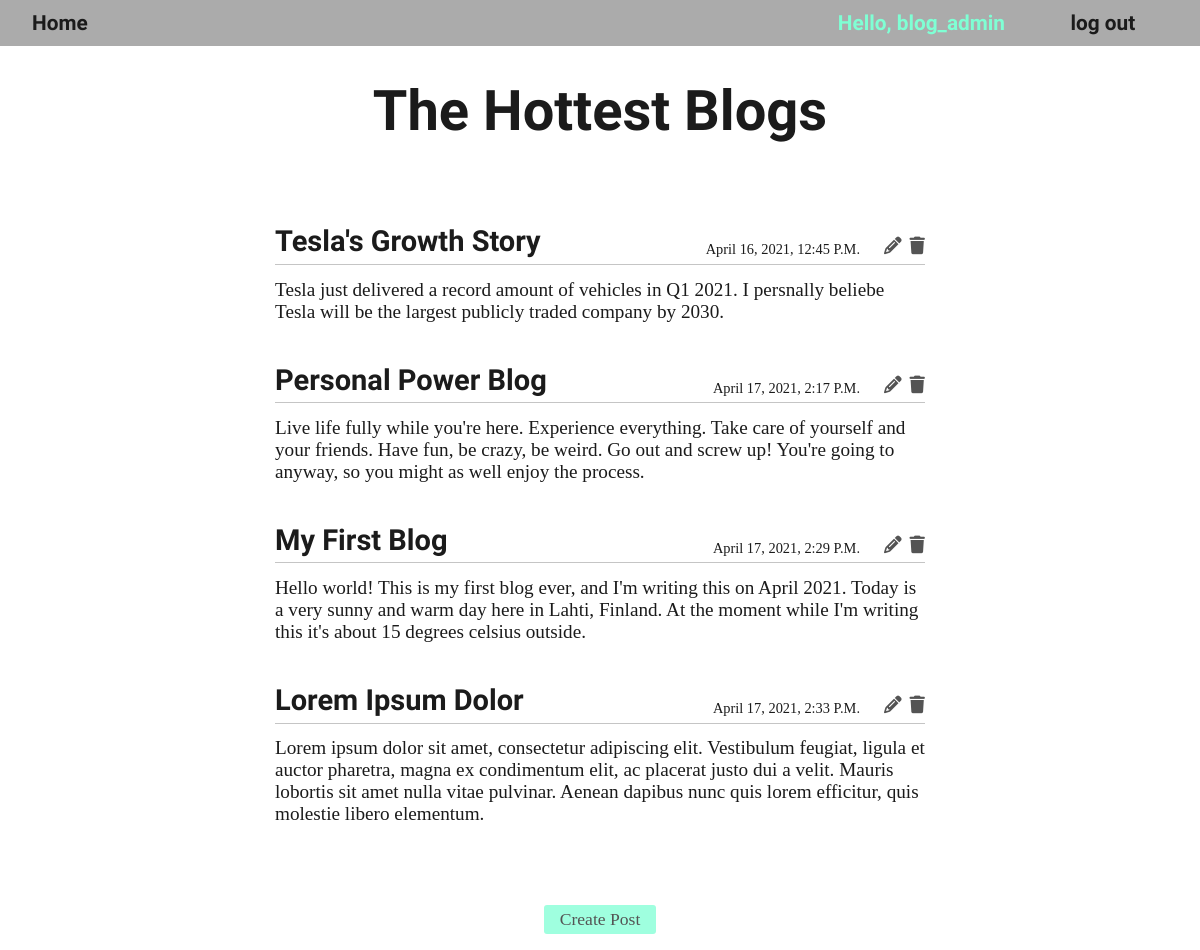
The app's page / (signed in) with its own data.
### blogs/models.py (models this page shows)
class BlogPost(models.Model):
    title = models.CharField(max_length=50)
    text = models.TextField(max_length=300)
    date_added = models.DateTimeField(auto_now_add=True)
    def __str__(self):
        return self.title

### blogs/views.py (the view)
# urls.py: path('', views.index, name='index'),
def index(request):
    blog_posts = BlogPost.objects.order_by('date_added')
    context = {'blog_posts': blog_posts}
    return render(request, 'blogs/index.html', context)

### templates/blogs/index.html (shortened to what this page needs)
{% extends 'base.html' %}
{% block content %}
    <div class="title-container">
        <h1>The Hottest Blogs</h1>
    </div>
    <div class="blog-items-container">
        {% for blog_post in blog_posts %}
        <div class="blog-item-container">
            <div class="blog-item-header">
                <div class="blog-header-right">
                    <h3>{{ blog_post }}</h3>
                    <p class="blog-timestamp">{{ blog_post.date_added }}</p>
                </div>
                <div class="blog-header-left">
                    <a href="{% url 'blogs:edit_blog' blog_post.id %}"><i class="fas fa-pencil-alt edit"></i></a>
                    <a href="{% url 'blogs:delete_blog' blog_post.id %}"><i class="fas fa-trash delete"></i></a>
                </div>
            </div>
            <div class="blog-item-text">
                {{ blog_post.text }}
            </div>
        </div>
        {% empty %}
            <h3>No posts have been posted yet.</h3>
        {% endfor %}
    </div>
    <div class="blog-items-footer">
        <a href="{% url 'blogs:new_blog' %}" class="btn">Create post</a>
    </div>
{% endblock content %}

### templates/base.html (shortened to what this page needs)
{% load static %}
<!DOCTYPE html>
<html lang="en">
<head>
    <link rel="stylesheet" href="{% static './css/styles.css' %}">
</head>
<body>
    <div class="navbar">
        <ul class="nav-links">
            <li>
                <a href="{% url 'blogs:index' %}">Home</a>
            </li>
        </ul>
        <ul class="nav-logins">
            {% if user.is_authenticated %}
                <li>
                    <a class="greetings">Hello, {{ user.username }}</a>
                </li>
                <li>
                    <a href="{% url 'users:logout' %}">log out</a>
                </li>
            {% endif %}
        </ul>
    </div>
    <div class="container">
        {% block content %}{% endblock content %}
    </div>
</body>
</html>

### static/css/styles.css (style rules this page uses)
* { padding: 0; margin: 0; box-sizing: border-box; }
:root { --titleFont: 'Yeseva One', cursive; --mainFont: 'Bitter', serif; --mainBorderBottom: solid 1px rgba(27, 27, 27, 0.25); }
body { font-family: var(--mainFont) }
.navbar { font-family: var(--titleFont); background: #ababab; padding: 0.35rem 1rem; margin-bottom: 2rem; display: flex; justify-content: space-between; align-items: center; }
.nav-links, .nav-logins { padding: 0.35rem 1rem; list-style: none; }
.nav-logins { display: flex; justify-content: space-around; width: min(395px, 60%); }
.nav-links li a, .nav-logins li a { text-decoration: none; font-size: 1.3rem; font-weight: 600; color: #1b1b1b; transition: 0.2s ease; }
.nav-logins .greetings { color: aquamarine; }
.container { display: flex; flex-direction: column; min-height: 500px; width: min(650px, 95vw); align-items: center; justify-content: center; margin: 0 auto; }
.title-container { font-family: var(--titleFont); color: #1b1b1b; font-size: 1.75rem; text-transform: capitalize; margin-bottom: 5rem; }
.blog-items-container { display: flex; flex-direction: column; justify-content: center; width: 100%; color: #1b1b1b; margin-bottom: 1.5rem; }
.blog-item-container { margin-bottom: 2rem; padding-bottom: 0.5rem; }
.blog-item-header { font-family: var(--titleFont); display: flex; justify-content: space-between; align-items: flex-end; text-transform: capitalize; font-size: 1.55rem; margin-bottom: 0.85rem; padding-bottom: 0.35rem; border-bottom: var(--mainBorderBottom); }
.blog-header-right { display: flex; width: 90%; justify-content: space-between; align-items: flex-end; }
.blog-header-left { width: 10%; display: flex; justify-content: flex-end; }
.blog-header-left i { font-size: 1.1rem; padding: 0 0 0.1rem 0.5rem; filter: opacity(0.75); transition: 0.2s ease; cursor: pointer; }
.blog-header-left a i { color: #1b1b1b; }
.blog-timestamp { font-family: var(--mainFont); font-size: 0.9rem; font-weight: 400; }
.blog-item-text { width: 100%; font-size: 1.2rem; }
.blog-items-footer { margin: 1rem 0; display: flex; justify-content: center; }
.btn { padding: 0.25rem 1rem; border: none; border-radius: 3px; background: aquamarine; color: #1b1b1b; font-family: var(--mainFont); font-size: 1.1rem; text-transform: capitalize; text-decoration: none; cursor: pointer; transition: 0.2s ease; filter: opacity(0.75); }

### records on screen
BlogPost: title "Tesla's Growth Story", date_added "April 16, 2021, 12:45 P.m.", text "Tesla just delivered a record amount of vehicles in Q1 2021. I persnally beliebe Tesla will be the largest publicly traded company by 2030."
BlogPost: title "Personal Power Blog", date_added "April 17, 2021, 2:17 P.m.", text "Live life fully while you're here. Experience everything. Take care of yourself and your friends. Have fun, be crazy, be weird. Go out and screw up! You're going to anyway, so you might as well enjoy the process."
BlogPost: title "My First Blog", date_added "April 17, 2021, 2:29 P.m.", text "Hello world! This is my first blog ever, and I'm writing this on April 2021. Today is a very sunny and warm day here in Lahti, Finland. At the moment while I'm writing this it's about 15 degrees celsius outside."
BlogPost: title "Lorem Ipsum Dolor", date_added "April 17, 2021, 2:33 P.m.", text "Lorem ipsum dolor sit amet, consectetur adipiscing elit. Vestibulum feugiat, ligula et auctor pharetra, magna ex condimentum elit, ac placerat justo dui a velit. Mauris lobortis sit amet nulla vitae pulvinar. Aenean dapibus nunc quis lorem efficitur, quis molestie libero elementum."

### other values on screen
{{ user.username }} "blog_admin"
